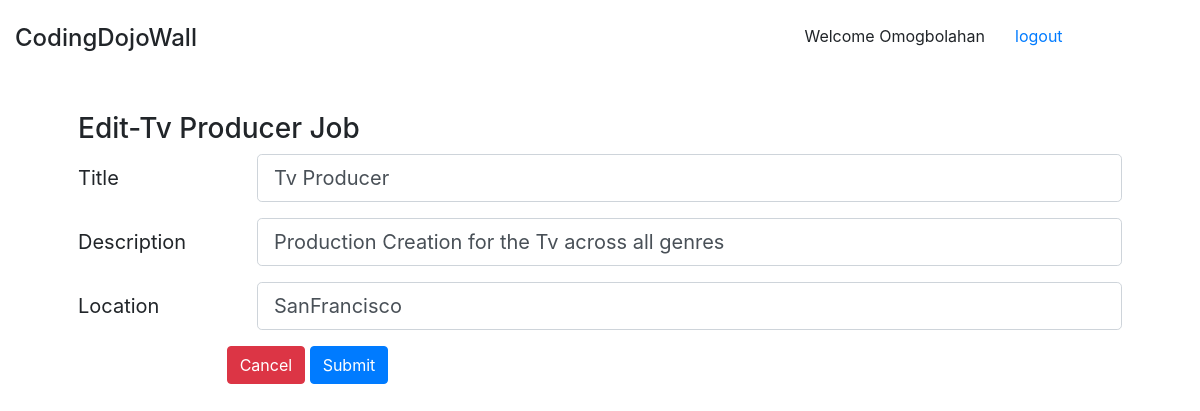
Screenshot of /editJob/2 (signed in) with the database file from the repository.
### Login_app/models.py (models this page shows)
class User(models.Model):
    First_name = models.CharField(max_length=55)
    Last_name =models.CharField(max_length=55)
    Email = models.CharField(max_length=255)
    Password = models.CharField(max_length= 60)
    created_at = models.DateTimeField(auto_now_add = True)
    updated_at = models.DateTimeField(auto_now= True)
    objects = UserManager()

### Job_app/models.py (models this page shows)
class Job(models.Model):
    Title = models.CharField(max_length= 255)
    Description = models.TextField()
    Location = models.CharField(max_length=255)
    Categories = models.TextField()
    created_at= models.DateTimeField(auto_now_add=True)
    updated_at =models.DateTimeField(auto_now=True)
    Posted_by = models.ForeignKey(User, related_name = 'jobs', on_delete= models.CASCADE)
    users_joined = models.ManyToManyField(User, related_name= 'jobs_joined')
    objects = JobManager()

### Job_app/views.py (the view)
# urls.py: path("editJob/<jobid>",views.displayedit),
def displayedit(request, jobid):
    job_edit = Job.objects.get(id = jobid)
    currentUser = User.objects.get(id=request.session['user_id'])
    context = {
        'thisUser' : currentUser,
        'jobtoedit' : job_edit
    }
    return render(request, 'edit_job.html', context)

### Job_app/templates/edit_job.html (shortened to what this page needs)
<!DOCTYPE html>
<html lang="en">
<head>
    <link rel="stylesheet" href="https://maxcdn.bootstrapcdn.com/bootstrap/4.0.0/css/bootstrap.min.css"
>
</head>
<body>
    <div class="container-fluid pt-4">
        <div class="row">
            <div class="col">
                <h4>CodingDojoWall</h4>
            </div>
            <div class="col-md-auto">
                <p>Welcome {{thisUser.First_name}}</p>
            </div>
            <div class="col col-lg-2">
                <a href="/logout">logout</a>
            </div>
        </div>
    </div>
    <div class="container p-5">
        <h3 >Edit-{{ jobtoedit.Title}} Job </h3>
        <form action="/job/edit/{{jobtoedit.id}}" method="POST">{% csrf_token%}
            <div class="form-group row">
                <label for="colFormLabelLg" class="col-sm-2 col-form-label col-form-label-lg">Title</label>
                <div class="col-sm-10">
                    <input name="title" value="{{jobtoedit.Title}}" type="text" class="form-control form-control-lg" id="colFormLabelLg"
                        placeholder="insert destination">
                </div>
            </div>
            <div class="form-group row">
                <label for="colFormLabelLg" class="col-sm-2 col-form-label col-form-label-lg">Description</label>
                <div class="col-sm-10">
                    <input name="desc" value="{{jobtoedit.Description}}" type="text" class="form-control form-control-lg" id="colFormLabelLg"
                        placeholder="">
                </div>
            </div>
            <div class="form-group row">
                <label for="colFormLabelLg" class="col-sm-2 col-form-label col-form-label-lg">Location</label>
                <div class="col-sm-10">
                    <input name="location" value="{{jobtoedit.Location}}" type="text" class="form-control form-control-lg" id="colFormLabelLg"
                        placeholder="">
                </div>
            </div>
            <div class="form-group row">
                <div class="col-sm-10">
                    <label for="colFormLabelLg" class="col-sm-2 col-form-label col-form-label-lg"></label>
                    <a class="btn btn-danger" href="/jobs">Cancel</a>
                    <button class="btn btn-primary" type="submit">Submit</button>
                </div>
            </div>
        </form>
    </div>
</body>
</html>

### rows the page displays
User: First_name "Omogbolahan"
Job: Title "Tv Producer", title "Tv Producer", desc "Production Creation for the Tv across all genres", location "SanFrancisco"
